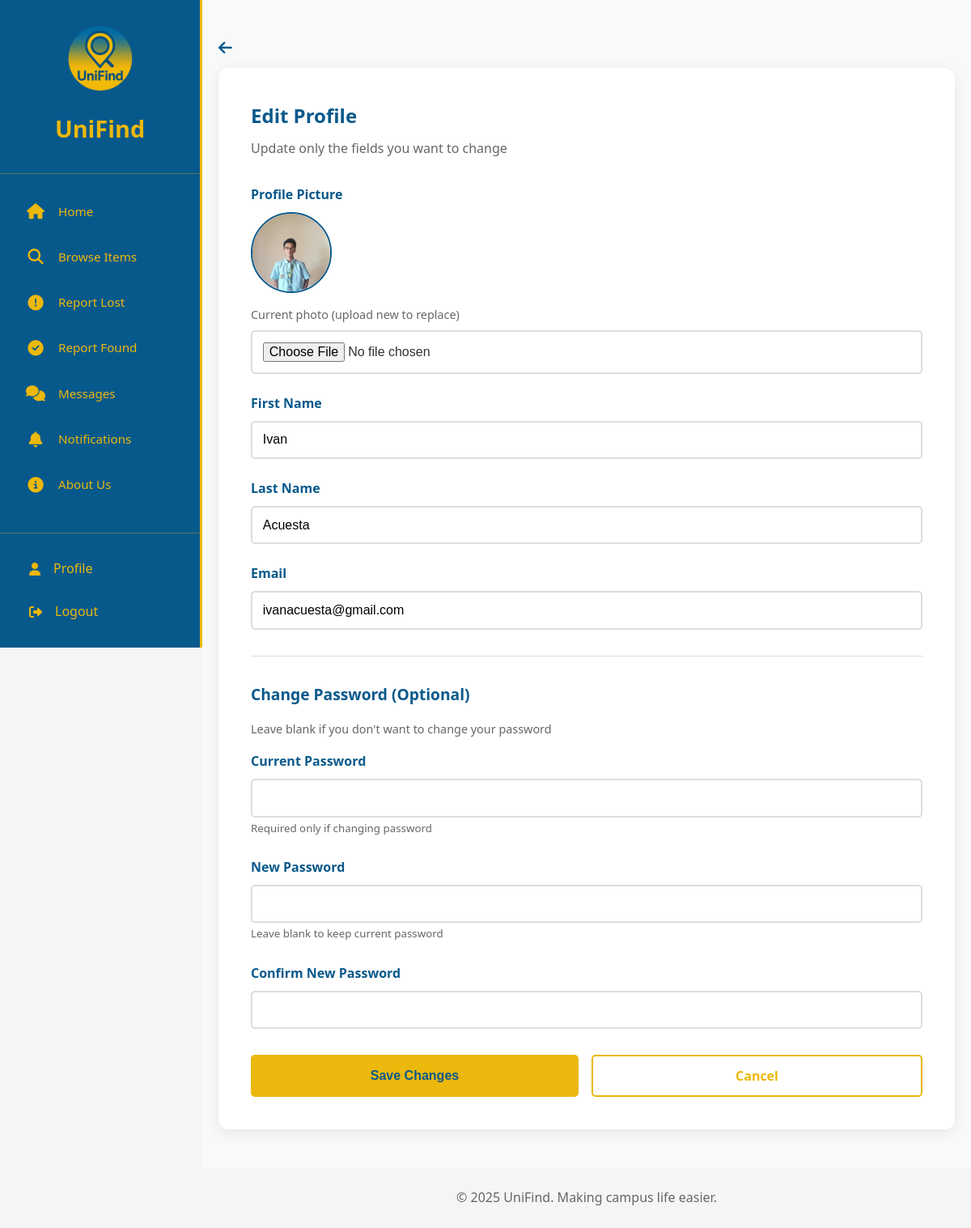
Screenshot of /users/profile/edit/ (signed in) with the database file from the repository.
### users/models.py (models this page shows, shortened)
class User(AbstractUser):
    ROLE_CHOICES = [
        ('student', 'Student'),
        ('staff', 'Staff'),
        ('instructor', 'Instructor'),
    ]
    student_id = models.CharField(max_length=50, unique=True, blank=True, null=True)
    reputation_points = models.PositiveIntegerField(default=0)
    profile_picture = models.ImageField(upload_to='profile_pics/', blank=True, null=True)
    age = models.PositiveIntegerField(blank=True, null=True)
    birthday = models.DateField(blank=True, null=True)
    address = models.TextField(blank=True, null=True)
    role = models.CharField(max_length=20, choices=ROLE_CHOICES, default='student')

### users/views.py (the view)
# urls.py: path('profile/edit/', views.edit_profile_view, name='edit_profile'),
@login_required
def edit_profile_view(request):
    if request.method == 'POST':
        form = EditProfileForm(request.POST, request.FILES, instance=request.user)
        if form.is_valid():
            user = form.save(commit=False)
            new_password = form.cleaned_data.get('new_password')
            if new_password:
                user.set_password(new_password)
            user.save()
            if new_password:
                login(request, user)
                messages.success(request, 'Profile and password updated successfully!')
            else:
                messages.success(request, 'Profile updated successfully!')
            return redirect('users:profile')
    else:
        form = EditProfileForm(instance=request.user)
    return render(request, 'users/edit_profile.html', {'form': form})

### users/forms.py (shortened to what this page needs)
class EditProfileForm(forms.ModelForm):
    current_password = forms.CharField(
        widget=forms.PasswordInput(),
        required=False,
        help_text="Required only if changing password"
    )
    new_password = forms.CharField(
        widget=forms.PasswordInput(),
        required=False,
        help_text="Leave blank to keep current password"
    )
    confirm_password = forms.CharField(
        widget=forms.PasswordInput(),
        required=False
    )
    class Meta:
        model = User
        fields = ['first_name', 'last_name', 'email', 'profile_picture']
        widgets = {
            'profile_picture': forms.FileInput(attrs={'accept': 'image/*'})
        }
    def __init__(self, *args, **kwargs):
        super().__init__(*args, **kwargs)
        for field in self.fields:
            self.fields[field].required = False

### messaging/context_processors.py (called while the page is built)
def unread_messages_count(request):
    if request.user.is_authenticated:
        from .models import Message
        unread_count = Message.objects.filter(
            receiver=request.user,
            is_read=False
        ).count()
        return {'unread_messages_count': unread_count}
    return {'unread_messages_count': 0}

def unread_notifications_count(request):
    if request.user.is_authenticated:
        from notifications.models import Notification
        unread_count = Notification.objects.filter(
            user=request.user,
            is_read=False
        ).count()
        return {'unread_notifications_count': unread_count}
    return {'unread_notifications_count': 0}

### templates/users/edit_profile.html (shortened to what this page needs)
{% extends 'base.html' %}
{% block content %}
<section class="section">
    <div class="container">
        <div style="max-width: 1100px; width: 100%; margin: 0 auto;">
            <a href="javascript:history.back()" aria-label="Go Back" style="color: #08598b; text-decoration: none; margin-bottom: 1rem; display: inline-flex; align-items: center; gap: 0.4rem; font-size: 1.2rem;">
                <i class="fas fa-arrow-left"></i>
            </a>
            <div style="background: white; padding: 2.5rem; border-radius: 12px; box-shadow: 0 4px 18px rgba(0,0,0,0.08);">
                <h1 style="color: #08598b; margin-bottom: 0.5rem;">Edit Profile</h1>
                <p style="color: #666; margin-bottom: 2rem;">Update only the fields you want to change</p>
                <form method="post" enctype="multipart/form-data" novalidate>
                    <div class="form-group">
                        <label for="{{ form.profile_picture.id_for_label }}">Profile Picture</label>
                        {% if user.profile_picture %}
                        <div style="margin-bottom: 0.5rem;">
                            <img src="{{ user.profile_picture.url }}" alt="Current" style="width: 100px; height: 100px; border-radius: 50%; object-fit: cover; border: 2px solid #08598b;">
                            <p style="color: #666; font-size: 0.9rem; margin-top: 0.5rem;">Current photo (upload new to replace)</p>
                        </div>
                        {% endif %}
                        {{ form.profile_picture }}
                    </div>
                    <div class="form-group">
                        <label for="{{ form.first_name.id_for_label }}">First Name</label>
                        {{ form.first_name }}
                    </div>
                    <div class="form-group">
                        <label for="{{ form.last_name.id_for_label }}">Last Name</label>
                        {{ form.last_name }}
                    </div>
                    <div class="form-group">
                        <label for="{{ form.email.id_for_label }}">Email</label>
                        {{ form.email }}
                    </div>
                    <hr style="margin: 2rem 0; border: none; border-top: 1px solid #ddd;">
                    <h3 style="color: #08598b; margin-bottom: 1rem; font-size: 1.2rem;">Change Password (Optional)</h3>
                    <p style="color: #666; font-size: 0.9rem; margin-bottom: 1rem;">Leave blank if you don't want to change your password</p>
                    <div class="form-group">
                        <label for="{{ form.current_password.id_for_label }}">Current Password</label>
                        {{ form.current_password }}
                        <small style="color: #666;">{{ form.current_password.help_text }}</small>
                    </div>
                    <div class="form-group">
                        <label for="{{ form.new_password.id_for_label }}">New Password</label>
                        {{ form.new_password }}
                        <small style="color: #666;">{{ form.new_password.help_text }}</small>
                    </div>
                    <div class="form-group">
                        <label for="{{ form.confirm_password.id_for_label }}">Confirm New Password</label>
                        {{ form.confirm_password }}
                    </div>
                    <div style="display: flex; gap: 1rem; margin-top: 2rem;">
                        <button type="submit" class="btn btn-primary" style="flex: 1; padding: 0.75rem; font-size: 1rem;">Save Changes</button>
                        <a href="{% url 'users:profile' %}" class="btn btn-secondary" style="flex: 1; text-align: center; padding: 0.75rem; font-size: 1rem;">Cancel</a>
                    </div>
                </form>
            </div>
        </div>
    </div>
</section>
{% endblock %}

### static/css/style.css (style rules this page uses)
* { margin: 0; padding: 0; box-sizing: border-box; }
body { font-family: 'Segoe UI', Tahoma, Geneva, Verdana, sans-serif; line-height: 1.6; color: #333; background-color: #f5f5f5; }
.container { max-width: 1200px; margin: 0 auto; padding: 0 20px; }
.btn { display: inline-block; padding: 0.75rem 1.5rem; text-decoration: none; border-radius: 5px; font-weight: 600; transition: all 0.3s; border: none; cursor: pointer; font-size: 1rem; line-height: 1.5; text-align: center; }
.btn-primary { background-color: #ecb80d; color: #08598b; }
.btn-secondary { background-color: transparent; color: #ecb80d; border: 2px solid #ecb80d; }
.form-group { margin-bottom: 1.5rem; }
.form-group label { display: block; margin-bottom: 0.5rem; color: #08598b; font-weight: 600; }
.form-group input, .form-group textarea, .form-group select { width: 100%; padding: 0.8rem; border: 2px solid #ddd; border-radius: 5px; font-size: 1rem; transition: border-color 0.3s; }
.section { padding: 3rem 0; }

### templates/base.html (style rules this page uses)
body { margin: 0; display: flex; min-height: 100vh; font-family: 'Segoe UI', Tahoma, Geneva, Verdana, sans-serif; }

### rows the page displays
User: profile_picture (picture), first_name "Ivan", last_name "Acuesta", email "ivanacuesta@gmail.com"
